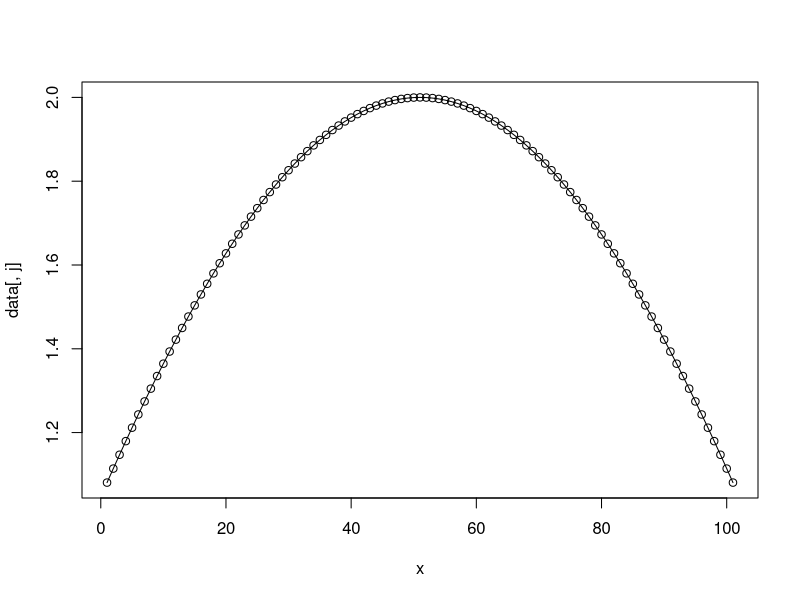
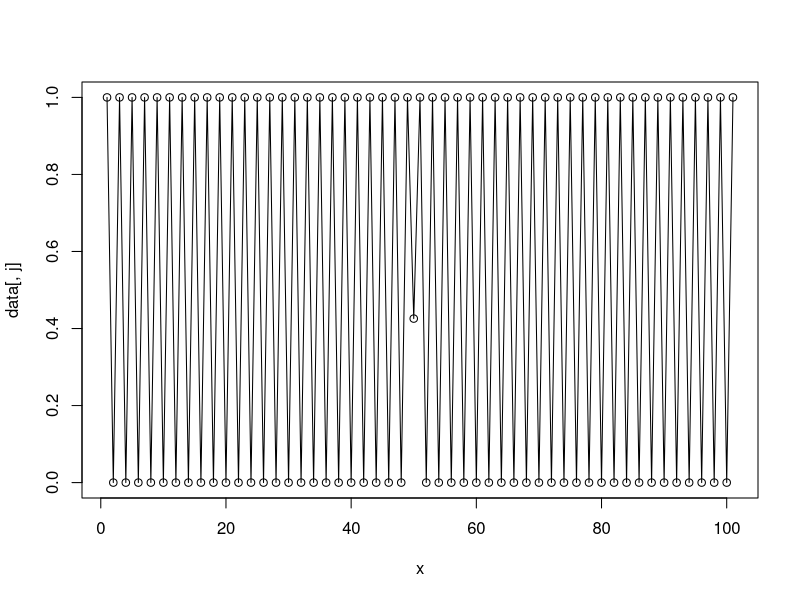

These figures' R source, in order: (Note: this script raises an error after producing the figures.)
gen_data_multi <- function() {
  require(tseries)
  require(forecast)

  har_examples_multi <- list()

  { # time series 1
    i <- seq(-1, 1, 2/100)
    x <- 2*cos(i)
    x[50] <- x[50]
    y <- rep(0, length(i))
    y[as.logical((1:length(i)) %% 2)] <- 1
    y[50] <- 0.4257812
    event <- rep(FALSE, length(x))
    event[50] <- TRUE
    har_examples_multi[[length(har_examples_multi)+1]] <- data.frame(x = x, y = y, event = event)
  }

  return (har_examples_multi)
}


save_examples_multi <- function(har_examples_multi) {
  save(har_examples_multi, file="./data/har_examples_multi.RData", compress = TRUE)
}

plot_examples_multi <- function(har_examples_multi) {
  for (i in 1:length(har_examples_multi)) {
    data <- har_examples_multi[[i]]
    data <- data[,!(colnames(data) %in% c("event"))]
    x <- 1:nrow(data)
    for (j in 1:ncol(data)){
      plot(x = x, y = data[,j])
      lines(x = x, y = data[,j])
    }
  }
}

har_examples_multi <- gen_data_multi()
plot_examples_multi(har_examples_multi)
save_examples_multi(har_examples_multi)
